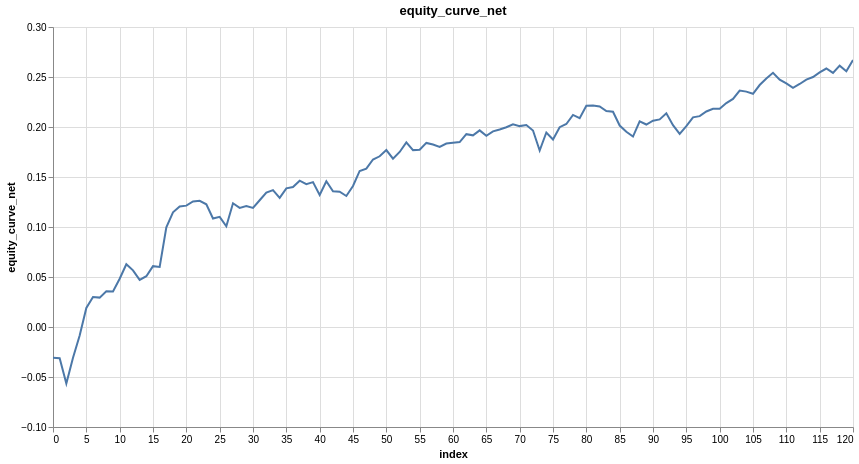

The code cell stored with this chart in its notebook:
### Code cell
research.plot_column(model_trades, 'equity_curve_net')

### Figure 1 — Vega specification as saved in the notebook (floating-point values rounded to 4 significant figures)
{"$schema": "https://vega.github.io/schema/vega/v6.json", "data": [{"name": "param_1e9efca18e7a2868_store"}, {"name": "source_0", "values": [{"equity_curve_net": -0.03082, "index": 0}, {"equity_curve_net": -0.0312, "index": 1}, {"equity_curve_net": -0.05646, "index": 2}, {"equity_curve_net": -0.03074, "index": 3}, {"equity_curve_net": -0.008517, "index": 4}, {"equity_curve_net": 0.01903, "index": 5}, {"equity_curve_net": 0.02992, "index": 6}, {"equity_curve_net": 0.0294, "index": 7}, {"equity_curve_net": 0.03578, "index": 8}, {"equity_curve_net": 0.03546, "index": 9}, {"equity_curve_net": 0.04823, "index": 10}, {"equity_curve_net": 0.06277, "index": 11}, {"equity_curve_net": 0.05662, "index": 12}, {"equity_curve_net": 0.04707, "index": 13}, {"equity_curve_net": 0.05079, "index": 14}, {"equity_curve_net": 0.06086, "index": 15}, {"equity_curve_net": 0.06001, "index": 16}, {"equity_curve_net": 0.09974, "index": 17}, {"equity_curve_net": 0.1147, "index": 18}, {"equity_curve_net": 0.1204, "index": 19}, {"equity_curve_net": 0.1213, "index": 20}, {"equity_curve_net": 0.1255, "index": 21}, {"equity_curve_net": 0.1262, "index": 22}, {"equity_curve_net": 0.1227, "index": 23}, {"equity_curve_net": 0.1085, "index": 24}, {"equity_curve_net": 0.1102, "index": 25}, {"equity_curve_net": 0.1007, "index": 26}, {"equity_curve_net": 0.1237, "index": 27}, {"equity_curve_net": 0.1191, "index": 28}, {"equity_curve_net": 0.1208, "index": 29}, {"equity_curve_net": 0.1191, "index": 30}, {"equity_curve_net": 0.1267, "index": 31}, {"equity_curve_net": 0.1343, "index": 32}, {"equity_curve_net": 0.1369, "index": 33}, {"equity_curve_net": 0.1292, "index": 34}, {"equity_curve_net": 0.1387, "index": 35}, {"equity_curve_net": 0.1399, "index": 36}, {"equity_curve_net": 0.1463, "index": 37}, {"equity_curve_net": 0.1428, "index": 38}, {"equity_curve_net": 0.1449, "index": 39}, {"equity_curve_net": 0.1321, "index": 40}, {"equity_curve_net": 0.1457, "index": 41}, {"equity_curve_net": 0.1357, "index": 42}, {"equity_curve_net": 0.1353, "index": 43}, {"equity_curve_net": 0.131, "index": 44}, {"equity_curve_net": 0.1411, "index": 45}, {"equity_curve_net": 0.156, "index": 46}, {"equity_curve_net": 0.1584, "index": 47}, {"equity_curve_net": 0.1675, "index": 48}, {"equity_curve_net": 0.1707, "index": 49}, {"equity_curve_net": 0.177, "index": 50}, {"equity_curve_net": 0.1683, "index": 51}, {"equity_curve_net": 0.175, "index": 52}, {"equity_curve_net": 0.1846, "index": 53}, {"equity_curve_net": 0.1769, "index": 54}, {"equity_curve_net": 0.1772, "index": 55}, {"equity_curve_net": 0.1841, "index": 56}, {"equity_curve_net": 0.1825, "index": 57}, {"equity_curve_net": 0.18, "index": 58}, {"equity_curve_net": 0.1834, "index": 59}, {"equity_curve_net": 0.1841, "index": 60}, {"equity_curve_net": 0.185, "index": 61}, {"equity_curve_net": 0.1928, "index": 62}, {"equity_curve_net": 0.1917, "index": 63}, {"equity_curve_net": 0.1966, "index": 64}, {"equity_curve_net": 0.1912, "index": 65}, {"equity_curve_net": 0.1956, "index": 66}, {"equity_curve_net": 0.1975, "index": 67}, {"equity_curve_net": 0.1997, "index": 68}, {"equity_curve_net": 0.2026, "index": 69}, {"equity_curve_net": 0.2009, "index": 70}, {"equity_curve_net": 0.202, "index": 71}, {"equity_curve_net": 0.1965, "index": 72}, {"equity_curve_net": 0.1764, "index": 73}, {"equity_curve_net": 0.1945, "index": 74}, {"equity_curve_net": 0.1875, "index": 75}, {"equity_curve_net": 0.1998, "index": 76}, {"equity_curve_net": 0.203, "index": 77}, {"equity_curve_net": 0.2121, "index": 78}, {"equity_curve_net": 0.2089, "index": 79}, {"equity_curve_net": 0.2212, "index": 80}, {"equity_curve_net": 0.2215, "index": 81}, {"equity_curve_net": 0.2205, "index": 82}, {"equity_curve_net": 0.2159, "index": 83}, {"equity_curve_net": 0.2153, "index": 84}, {"equity_curve_net": 0.2014, "index": 85}, {"equity_curve_net": 0.1953, "index": 86}, {"equity_curve_net": 0.1905, "index": 87}, {"equity_curve_net": 0.2056, "index": 88}, {"equity_curve_net": 0.2025, "index": 89}, {"equity_curve_net": 0.2063, "index": 90}, {"equity_curve_net": 0.2076, "index": 91}, {"equity_curve_net": 0.2137, "index": 92}, {"equity_curve_net": 0.2018, "index": 93}, {"equity_curve_net": 0.1932, "index": 94}, {"equity_curve_net": 0.2008, "index": 95}, {"equity_curve_net": 0.2096, "index": 96}, {"equity_curve_net": 0.2109, "index": 97}, {"equity_curve_net": 0.2156, "index": 98}, {"equity_curve_net": 0.2182, "index": 99}, {"equity_curve_net": 0.2183, "index": 100}, {"equity_curve_net": 0.2239, "index": 101}, {"equity_curve_net": 0.2281, "index": 102}, {"equity_curve_net": 0.2364, "index": 103}, {"equity_curve_net": 0.2354, "index": 104}, {"equity_curve_net": 0.2332, "index": 105}, {"equity_curve_net": 0.242, "index": 106}, {"equity_curve_net": 0.2485, "index": 107}, {"equity_curve_net": 0.2542, "index": 108}, {"equity_curve_net": 0.2474, "index": 109}, {"equity_curve_net": 0.2436, "index": 110}, {"equity_curve_net": 0.2391, "index": 111}, {"equity_curve_net": 0.243, "index": 112}, {"equity_curve_net": 0.2474, "index": 113}, {"equity_curve_net": 0.25, "index": 114}, {"equity_curve_net": 0.2546, "index": 115}, {"equity_curve_net": 0.2585, "index": 116}, {"equity_curve_net": 0.254, "index": 117}, {"equity_curve_net": 0.2613, "index": 118}, {"equity_curve_net": 0.2558, "index": 119}, {"equity_curve_net": 0.267, "index": 120}]}, {"name": "source_0_x_domain_index", "values": [{"min": 0, "max": 120}]}, {"name": "source_0_y_domain_equity_curve_net", "values": [{"min": -0.05646, "max": 0.267}]}], "signals": [{"name": "unit", "value": {}, "on": [{"events": "pointermove", "update": "isTuple(group()) ? group() : unit"}]}, {"name": "param_1e9efca18e7a2868", "update": "vlSelectionResolve(\"param_1e9efca18e7a2868_store\", \"union\")"}, {"name": "param_1e9efca18e7a2868_index", "on": [{"events": [{"source": "view", "type": "dblclick"}], "update": "null"}, {"events": {"signal": "param_1e9efca18e7a2868_translate_delta"}, "update": "panLinear(param_1e9efca18e7a2868_translate_anchor.extent_x, -param_1e9efca18e7a2868_translate_delta.x / width)"}, {"events": {"signal": "param_1e9efca18e7a2868_zoom_delta"}, "update": "zoomLinear(domain(\"x\"), param_1e9efca18e7a2868_zoom_anchor.x, param_1e9efca18e7a2868_zoom_delta)"}]}, {"name": "param_1e9efca18e7a2868_equity_curve_net", "on": [{"events": [{"source": "view", "type": "dblclick"}], "update": "null"}, {"events": {"signal": "param_1e9efca18e7a2868_translate_delta"}, "update": "panLinear(param_1e9efca18e7a2868_translate_anchor.extent_y, param_1e9efca18e7a2868_translate_delta.y / height)"}, {"events": {"signal": "param_1e9efca18e7a2868_zoom_delta"}, "update": "zoomLinear(domain(\"y\"), param_1e9efca18e7a2868_zoom_anchor.y, param_1e9efca18e7a2868_zoom_delta)"}]}, {"name": "param_1e9efca18e7a2868_tuple", "on": [{"events": [{"signal": "param_1e9efca18e7a2868_index || param_1e9efca18e7a2868_equity_curve_net"}], "update": "param_1e9efca18e7a2868_index && param_1e9efca18e7a2868_equity_curve_net ? {unit: \"\", fields: param_1e9efca18e7a2868_tuple_fields, values: [param_1e9efca18e7a2868_index,param_1e9efca18e7a2868_equity_curve_net]} : null"}]}, {"name": "param_1e9efca18e7a2868_tuple_fields", "value": [{"field": "index", "channel": "x", "type": "R"}, {"field": "equity_curve_net", "channel": "y", "type": "R"}]}, {"name": "param_1e9efca18e7a2868_translate_anchor", "value": {}, "on": [{"events": [{"source": "scope", "type": "pointerdown"}], "update": "{x: x(unit), y: y(unit), extent_x: domain(\"x\"), extent_y: domain(\"y\")}"}]}, {"name": "param_1e9efca18e7a2868_translate_delta", "value": {}, "on": [{"events": [{"source": "window", "between": [{"source": "scope", "type": "pointerdown"}, {"source": "window", "type": "pointerup"}], "type": "pointermove", "consume": true}], "update": "{x: param_1e9efca18e7a2868_translate_anchor.x - x(unit), y: param_1e9efca18e7a2868_translate_anchor.y - y(unit)}"}]}, {"name": "param_1e9efca18e7a2868_zoom_anchor", "on": [{"events": [{"source": "scope", "consume": true, "type": "wheel"}], "update": "{x: invert(\"x\", x(unit)), y: invert(\"y\", y(unit))}"}]}, {"name": "param_1e9efca18e7a2868_zoom_delta", "on": [{"events": [{"source": "scope", "consume": true, "type": "wheel"}], "update": "pow(1.001, event.deltaY * pow(16, event.deltaMode))", "force": true}]}, {"name": "param_1e9efca18e7a2868_modify", "on": [{"events": {"signal": "param_1e9efca18e7a2868_tuple"}, "update": "modify(\"param_1e9efca18e7a2868_store\", param_1e9efca18e7a2868_tuple, true)"}]}], "marks": [{"type": "line", "name": "marks", "from": {"data": "source_0"}, "sort": {"field": "x"}, "encode": {"update": {"x": {"field": "index", "scale": "x"}, "stroke": {"value": "#4c78a8"}, "tooltip": {"signal": "{\"index\": format(datum[\"index\"], \"\"), \"equity_curve_net\": format(datum[\"equity_curve_net\"], \"\")}"}, "y": {"field": "equity_curve_net", "scale": "y"}, "defined": {"signal": "isValid(datum[\"index\"]) && isFinite(+datum[\"index\"]) && isValid(datum[\"equity_curve_net\"]) && isFinite(+datum[\"equity_curve_net\"])"}}}, "interactive": true, "clip": true, "style": ["line"]}], "scales": [{"name": "x", "type": "linear", "domain": [{"signal": "(data(\"source_0_x_domain_index\")[0] || {}).min"}, {"signal": "(data(\"source_0_x_domain_index\")[0] || {}).max"}], "range": [0, {"signal": "width"}], "domainRaw": {"signal": "param_1e9efca18e7a2868[\"index\"]"}, "zero": false, "nice": true}, {"name": "y", "type": "linear", "domain": [{"signal": "(data(\"source_0_y_domain_equity_curve_net\")[0] || {}).min"}, {"signal": "(data(\"source_0_y_domain_equity_curve_net\")[0] || {}).max"}], "range": [{"signal": "height"}, 0], "zero": true, "domainRaw": {"signal": "param_1e9efca18e7a2868[\"equity_curve_net\"]"}, "nice": true}], "axes": [{"scale": "x", "domain": false, "zindex": 0, "gridScale": "y", "orient": "bottom", "grid": true, "tickCount": {"signal": "ceil(width/40)"}, "maxExtent": 0, "labels": false, "minExtent": 0, "aria": false, "ticks": false}, {"scale": "y", "domain": false, "labels": false, "maxExtent": 0, "minExtent": 0, "gridScale": "x", "ticks": false, "zindex": 0, "grid": true, "orient": "left", "tickCount": {"signal": "ceil(height/40)"}, "aria": false}, {"scale": "x", "labelFlush": true, "grid": false, "tickCount": {"signal": "ceil(width/40)"}, "labelOverlap": true, "title": "index", "zindex": 0, "orient": "bottom"}, {"scale": "y", "zindex": 0, "orient": "left", "title": "equity_curve_net", "tickCount": {"signal": "ceil(height/40)"}, "grid": false, "labelOverlap": true}], "title": {"text": "equity_curve_net", "frame": "group"}, "height": 400, "padding": 5, "style": "cell", "background": "white", "width": 800}
